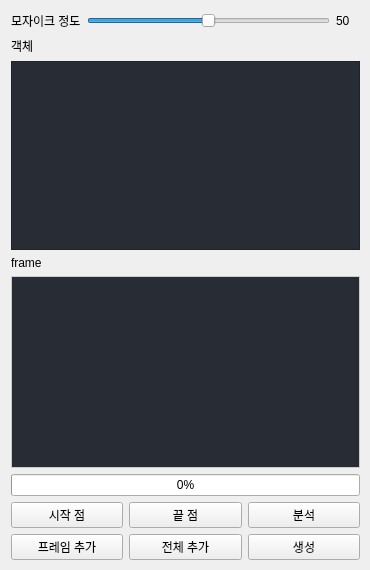
<?xml version="1.0" encoding="UTF-8"?>
<ui version="4.0">
 <class>mosaic</class>
 <widget class="QWidget" name="mosaic">
  <property name="geometry">
   <rect>
    <x>0</x>
    <y>0</y>
    <width>370</width>
    <height>570</height>
   </rect>
  </property>
  <property name="windowTitle">
   <string>Form</string>
  </property>
  <widget class="QWidget" name="verticalLayoutWidget_12">
   <property name="geometry">
    <rect>
     <x>0</x>
     <y>0</y>
     <width>371</width>
     <height>571</height>
    </rect>
   </property>
   <layout class="QVBoxLayout" name="verticalLayout_7">
    <property name="leftMargin">
     <number>11</number>
    </property>
    <property name="topMargin">
     <number>11</number>
    </property>
    <property name="rightMargin">
     <number>11</number>
    </property>
    <property name="bottomMargin">
     <number>11</number>
    </property>
    <item>
     <layout class="QHBoxLayout" name="horizontalLayout_7">
      <item>
       <widget class="QLabel" name="label_11">
        <property name="text">
         <string>모자이크 정도</string>
        </property>
       </widget>
      </item>
      <item>
       <widget class="QSlider" name="slider_mosaic">
        <property name="maximum">
         <number>100</number>
        </property>
        <property name="value">
         <number>50</number>
        </property>
        <property name="orientation">
         <enum>Qt::Horizontal</enum>
        </property>
       </widget>
      </item>
      <item>
       <widget class="QLabel" name="label">
        <property name="text">
         <string>50</string>
        </property>
       </widget>
      </item>
      <item>
       <spacer name="horizontalSpacer">
        <property name="orientation">
         <enum>Qt::Horizontal</enum>
        </property>
        <property name="sizeType">
         <enum>QSizePolicy::Fixed</enum>
        </property>
        <property name="sizeHint" stdset="0">
         <size>
          <width>10</width>
          <height>20</height>
         </size>
        </property>
       </spacer>
      </item>
     </layout>
    </item>
    <item>
     <widget class="QLabel" name="label_2">
      <property name="text">
       <string>객체</string>
      </property>
     </widget>
    </item>
    <item>
     <widget class="QTableView" name="tableView_mosaic_ID">
      <property name="enabled">
       <bool>true</bool>
      </property>
      <property name="sizePolicy">
       <sizepolicy hsizetype="Expanding" vsizetype="Expanding">
        <horstretch>0</horstretch>
        <verstretch>5</verstretch>
       </sizepolicy>
      </property>
      <property name="styleSheet">
       <string notr="true">background-color: rgb(40, 44, 52);
selection-background-color: rgb(255, 35, 86);
alternate-background-color: rgb(157, 255, 29);
</string>
      </property>
      <attribute name="horizontalHeaderVisible">
       <bool>false</bool>
      </attribute>
     </widget>
    </item>
    <item>
     <widget class="QLabel" name="label_3">
      <property name="text">
       <string>frame</string>
      </property>
     </widget>
    </item>
    <item>
     <widget class="QTableView" name="tableView_mosaic_frame">
      <property name="sizePolicy">
       <sizepolicy hsizetype="Minimum" vsizetype="Minimum">
        <horstretch>0</horstretch>
        <verstretch>3</verstretch>
       </sizepolicy>
      </property>
      <property name="styleSheet">
       <string notr="true">background-color: rgb(40, 44, 52);
border: 1px solid #CCCCCC;
gridline-color: #CCCCCC;
selection-background-color: #E1F5FE;
selection-color: #0366d6;
font-family: &quot;Helvetica Neue&quot;, Helvetica, Arial, sans-serif;

color:
</string>
      </property>
     </widget>
    </item>
    <item>
     <widget class="QProgressBar" name="progressBar_mosaic">
      <property name="value">
       <number>0</number>
      </property>
     </widget>
    </item>
    <item>
     <layout class="QVBoxLayout" name="verticalLayout_10">
      <item>
       <layout class="QHBoxLayout" name="horizontalLayout_5">
        <item>
         <widget class="QPushButton" name="pushButton_4">
          <property name="toolTip">
           <string>단축키: 4</string>
          </property>
          <property name="text">
           <string>시작 점</string>
          </property>
         </widget>
        </item>
        <item>
         <widget class="QPushButton" name="pushButton_5">
          <property name="toolTip">
           <string>단축키: 5</string>
          </property>
          <property name="text">
           <string>끝 점</string>
          </property>
         </widget>
        </item>
        <item>
         <widget class="QPushButton" name="pushButton_6">
          <property name="toolTip">
           <string>단축키: 6</string>
          </property>
          <property name="text">
           <string>분석</string>
          </property>
         </widget>
        </item>
       </layout>
      </item>
      <item>
       <layout class="QHBoxLayout" name="horizontalLayout_6">
        <item>
         <widget class="QPushButton" name="pushButton_1">
          <property name="toolTip">
           <string>단축키: 1</string>
          </property>
          <property name="text">
           <string>프레임 추가</string>
          </property>
         </widget>
        </item>
        <item>
         <widget class="QPushButton" name="pushButton_2">
          <property name="toolTip">
           <string>단축키: 2</string>
          </property>
          <property name="text">
           <string>전체 추가</string>
          </property>
         </widget>
        </item>
        <item>
         <widget class="QPushButton" name="pushButton_3">
          <property name="toolTip">
           <string>단축키: 3</string>
          </property>
          <property name="text">
           <string>생성</string>
          </property>
         </widget>
        </item>
       </layout>
      </item>
     </layout>
    </item>
   </layout>
  </widget>
 </widget>
 <resources/>
 <connections/>
</ui>
